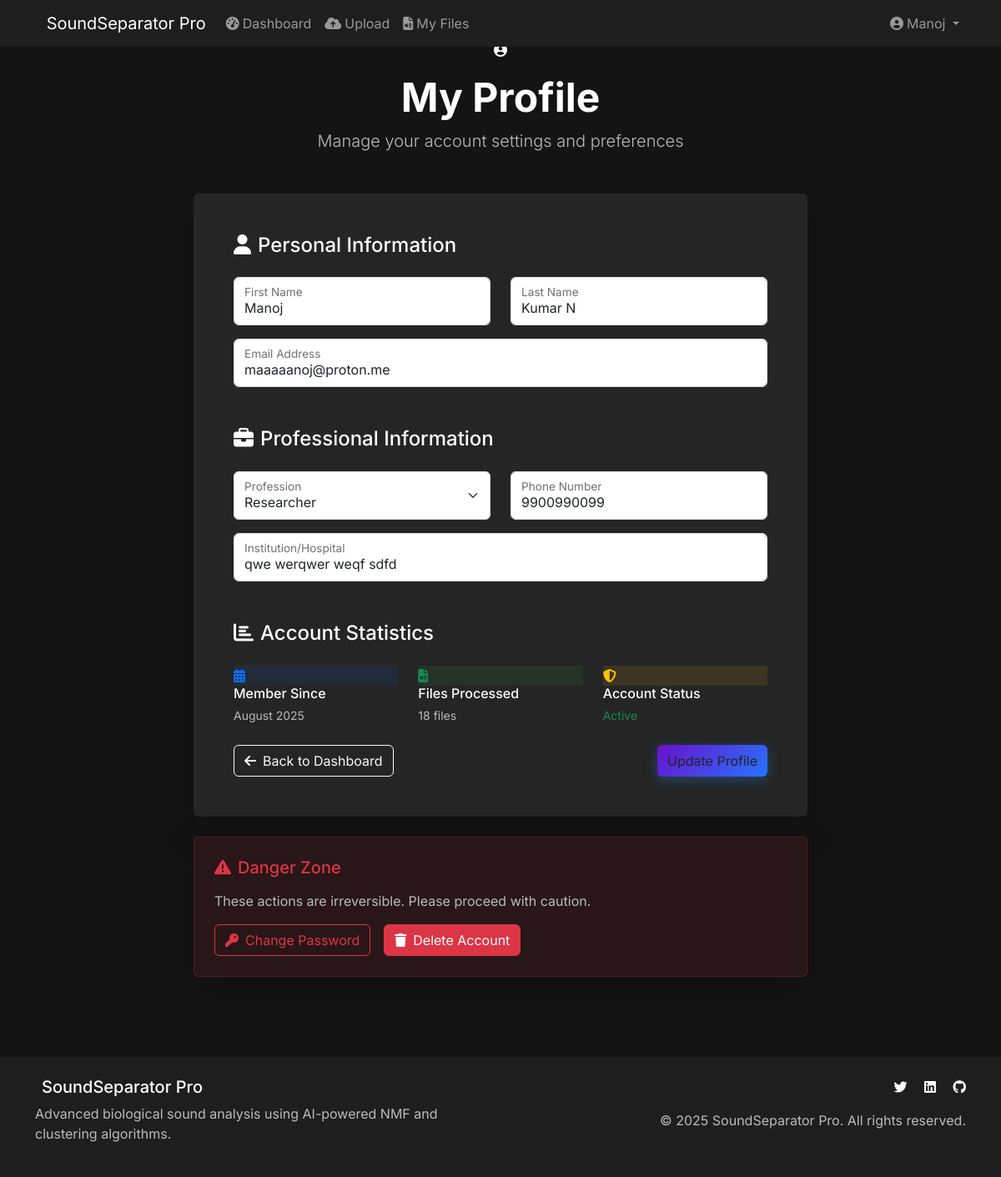
The app's page /profile (signed in) with its own data.
### app/models.py (models this page shows, shortened)
class User(UserMixin, db.Model):
    id          = db.Column(db.Integer, primary_key=True)
    username    = db.Column(db.String(80), unique=True,  nullable=False)
    email       = db.Column(db.String(120), unique=True, nullable=False)
    first_name  = db.Column(db.String(50),  nullable=False)
    last_name   = db.Column(db.String(50),  nullable=False)
    profession  = db.Column(db.String(100))
    institution = db.Column(db.String(200))
    phone       = db.Column(db.String(20))
    password_hash = db.Column(db.String(255), nullable=False)
    created_at    = db.Column(db.DateTime, default=datetime.utcnow)
    is_active     = db.Column(db.Boolean, default=True)
    audio_files = db.relationship('AudioFile', backref='user', lazy=True)

### app/routes.py (the view, shortened to what this page needs)
@bp.route('/profile', methods=['GET', 'POST'])
@login_required
def profile():
    form = ProfileForm()
    form.first_name.data = current_user.first_name
    form.last_name.data = current_user.last_name
    form.email.data = current_user.email
    form.phone.data = current_user.phone
    form.profession.data = current_user.profession
    form.institution.data = current_user.institution
    return render_template('profile.html', form=form)

### app/forms.py
class ProfileForm(FlaskForm):
    first_name  = StringField(validators=[DataRequired(), Length(min=2, max=50)])
    last_name   = StringField(validators=[DataRequired(), Length(min=2, max=50)])
    email       = StringField(validators=[DataRequired(), Email()])
    phone       = StringField(validators=[Length(min=10, max=20)])
    profession  = SelectField(choices=[
        ('doctor', 'Medical Doctor'), ('nurse', 'Nurse'),
        ('researcher', 'Researcher'), ('student', 'Student'),
        ('technician', 'Medical Technician'), ('engineer', 'Biomedical Engineer'),
        ('other', 'Other')
    ])
    institution = StringField(validators=[Length(max=200)])
    submit      = SubmitField('Update Profile')

### app/models.py (called while the page is built)
@login_manager.user_loader
def load_user(user_id):
    return User.query.get(int(user_id))

### app/templates/profile.html (shortened to what this page needs)
{% extends "base.html" %}
{% block content %}
<div class="container py-5">
    <div class="row">
        <div class="col-lg-8 mx-auto">
            <div class="text-center mb-5" data-aos="fade-up">
                <div class="profile-avatar mb-3">
                    <i class="fas fa-user-circle"></i>
                </div>
                <h1 class="display-5 fw-bold text-white">My Profile</h1>
                <p class="lead text-muted">Manage your account settings and preferences</p>
            </div>
            <div class="card bg-dark-card border-0 shadow-lg" data-aos="fade-up" data-aos-delay="200">
                <div class="card-body p-5">
                    <form method="POST" class="needs-validation" novalidate>
                        <div class="section-header mb-4">
                            <h4 class="text-white">
                                <i class="fas fa-user me-2"></i>Personal Information
                            </h4>
                        </div>
                        <div class="row">
                            <div class="col-md-6">
                                <div class="form-floating mb-3">
                                    {{ form.first_name(class="form-control form-control-dark", placeholder="First Name") }}
                                    <label for="{{ form.first_name.id }}">First Name</label>
                                </div>
                            </div>
                            <div class="col-md-6">
                                <div class="form-floating mb-3">
                                    {{ form.last_name(class="form-control form-control-dark", placeholder="Last Name") }}
                                    <label for="{{ form.last_name.id }}">Last Name</label>
                                </div>
                            </div>
                        </div>
                        <div class="form-floating mb-4">
                            {{ form.email(class="form-control form-control-dark", placeholder="Email Address") }}
                            <label for="{{ form.email.id }}">Email Address</label>
                        </div>
                        <div class="section-header mb-4 mt-5">
                            <h4 class="text-white">
                                <i class="fas fa-briefcase me-2"></i>Professional Information
                            </h4>
                        </div>
                        <div class="row">
                            <div class="col-md-6">
                                <div class="form-floating mb-3">
                                    {{ form.profession(class="form-select form-select-dark") }}
                                    <label for="{{ form.profession.id }}">Profession</label>
                                </div>
                            </div>
                            <div class="col-md-6">
                                <div class="form-floating mb-3">
                                    {{ form.phone(class="form-control form-control-dark", placeholder="Phone Number") }}
                                    <label for="{{ form.phone.id }}">Phone Number</label>
                                </div>
                            </div>
                        </div>
                        <div class="form-floating mb-4">
                            {{ form.institution(class="form-control form-control-dark", placeholder="Institution/Hospital") }}
                            <label for="{{ form.institution.id }}">Institution/Hospital</label>
                        </div>
                        <div class="section-header mb-4 mt-5">
                            <h4 class="text-white">
                                <i class="fas fa-chart-bar me-2"></i>Account Statistics
                            </h4>
                        </div>
                        <div class="row mb-4">
                            <div class="col-md-4">
                                <div class="stat-card-small">
                                    <div class="stat-icon-small bg-primary-soft">
                                        <i class="fas fa-calendar-alt text-primary"></i>
                                    </div>
                                    <div>
                                        <h6 class="text-white mb-1">Member Since</h6>
                                        <small class="text-muted">{{ current_user.created_at.strftime('%B %Y') }}</small>
                                    </div>
                                </div>
                            </div>
                            <div class="col-md-4">
                                <div class="stat-card-small">
                                    <div class="stat-icon-small bg-success-soft">
                                        <i class="fas fa-file-audio text-success"></i>
                                    </div>
                                    <div>
                                        <h6 class="text-white mb-1">Files Processed</h6>
                                        <small class="text-muted">{{ current_user.audio_files|length }} files</small>
                                    </div>
                                </div>
                            </div>
                            <div class="col-md-4">
                                <div class="stat-card-small">
                                    <div class="stat-icon-small bg-warning-soft">
                                        <i class="fas fa-shield-alt text-warning"></i>
                                    </div>
                                    <div>
                                        <h6 class="text-white mb-1">Account Status</h6>
                                        <small class="text-success">Active</small>
                                    </div>
                                </div>
                            </div>
                        </div>
                        <div class="d-flex justify-content-between">
                            <a href="{{ url_for('main.dashboard') }}" class="btn btn-outline-light">
                                <i class="fas fa-arrow-left me-2"></i>Back to Dashboard
                            </a>
                            {{ form.submit(class="btn btn-primary-custom") }}
                        </div>
                    </form>
                </div>
            </div>
            <div class="card bg-danger bg-opacity-10 border-danger border-opacity-25 shadow-lg mt-4" data-aos="fade-up" data-aos-delay="400">
                <div class="card-body p-4">
                    <h5 class="text-danger mb-3">
                        <i class="fas fa-exclamation-triangle me-2"></i>Danger Zone
                    </h5>
                    <p class="text-muted mb-3">
                        These actions are irreversible. Please proceed with caution.
                    </p>
                    <div class="d-flex gap-3">
                        <button class="btn btn-outline-danger" onclick="changePassword()">
                            <i class="fas fa-key me-2"></i>Change Password
                        </button>
                        <button class="btn btn-danger" onclick="deleteAccount()">
                            <i class="fas fa-trash me-2"></i>Delete Account
                        </button>
                    </div>
                </div>
            </div>
        </div>
    </div>
</div>
{% endblock %}

### app/templates/base.html (shortened to what this page needs)
<!DOCTYPE html>
<html lang="en">
<head>
    <link href="https://cdn.jsdelivr.net/npm/bootstrap@5.3.0/dist/css/bootstrap.min.css" rel="stylesheet">
    <link href="https://cdnjs.cloudflare.com/ajax/libs/font-awesome/6.4.0/css/all.min.css" rel="stylesheet">
    <link href="https://unpkg.com/aos@2.3.1/dist/aos.css" rel="stylesheet">
    <link href="{{ url_for('static', filename='css/style.css') }}" rel="stylesheet">
</head>
<body>
    <nav class="navbar navbar-expand-lg navbar-dark bg-dark-custom fixed-top" data-aos="fade-down">
        <div class="container">
            <a class="navbar-brand brand-glow" href="{{ url_for('main.index') }}">
                SoundSeparator Pro
            </a>
            <div class="collapse navbar-collapse" id="navbarNav">
                <ul class="navbar-nav me-auto">
                    {% if current_user.is_authenticated %}
                    <li class="nav-item">
                        <a class="nav-link" href="{{ url_for('main.dashboard') }}">
                            <i class="fas fa-tachometer-alt me-1"></i>Dashboard
                        </a>
                    </li>
                    <li class="nav-item">
                        <a class="nav-link" href="{{ url_for('main.upload') }}">
                            <i class="fas fa-cloud-upload-alt me-1"></i>Upload
                        </a>
                    </li>
                    <li class="nav-item">
                        <a class="nav-link" href="{{ url_for('main.files') }}">
                            <i class="fas fa-file-audio me-1"></i>My Files
                        </a>
                    </li>
                    {% endif %}
                </ul>
                <ul class="navbar-nav">
                    {% if current_user.is_authenticated %}
                    <li class="nav-item dropdown">
                        <a class="nav-link dropdown-toggle" href="#" id="userDropdown" role="button" data-bs-toggle="dropdown">
                            <i class="fas fa-user-circle me-1"></i>{{ current_user.first_name }}
                        </a>
                    </li>
                    {% endif %}
                </ul>
            </div>
        </div>
    </nav>
    <main class="main-content">
        {% block content %}{% endblock %}
    </main>
    <footer class="footer bg-dark-custom text-white py-4 mt-5" data-aos="fade-up">
        <div class="container">
            <div class="row">
                <div class="col-md-6">
                    <h5>SoundSeparator Pro</h5>
                    <p class="text-muted">Advanced biological sound analysis using AI-powered NMF and clustering algorithms.</p>
                </div>
                <div class="col-md-6 text-md-end">
                    <div class="social-links mb-3">
                        <a href="#" class="text-white me-3"><i class="fab fa-twitter"></i></a>
                        <a href="#" class="text-white me-3"><i class="fab fa-linkedin"></i></a>
                        <a href="#" class="text-white"><i class="fab fa-github"></i></a>
                    </div>
                    <p class="text-muted mb-0">&copy; 2025 SoundSeparator Pro. All rights reserved.</p>
                </div>
            </div>
        </div>
    </footer>
</body>
</html>

### app/static/css/style.css (style rules this page uses)
body { font-family: 'Inter', sans-serif; background-color: #141414; color: #ffffff; }
.bg-dark-custom { background-color: #1e1e1e !important; }
.btn-primary-custom { background: linear-gradient(135deg, #6a11cb 0%, #2575fc 100%); border: none; box-shadow: 0 4px 15px rgba(38, 142, 255, 0.3); }
.bg-dark-card { background-color: #252525; }
.bg-primary-soft { background: rgba(17, 97, 237, 0.1); }
.bg-success-soft { background: rgba(40, 167, 69, 0.1); }
.bg-warning-soft { background: rgba(255, 193, 7, 0.1); }
[data-aos] { transition-duration: 0.6s; transition-timing-function: ease-in-out; }
h1, h2, h3, h4, h5, h6 { color: #ffffff !important; }
.lead { color: #cccccc !important; }
p, .text-muted { color: #bbbbbb !important; }

### records on screen
User: first_name "Manoj", last_name "Kumar N", email "maaaaanoj@proton.me", profession "Researcher", phone "9900990099", institution "qwe werqwer weqf sdfd", created_at "August 2025"

### other values on screen
{{ current_user.audio_files|length }} "18"
